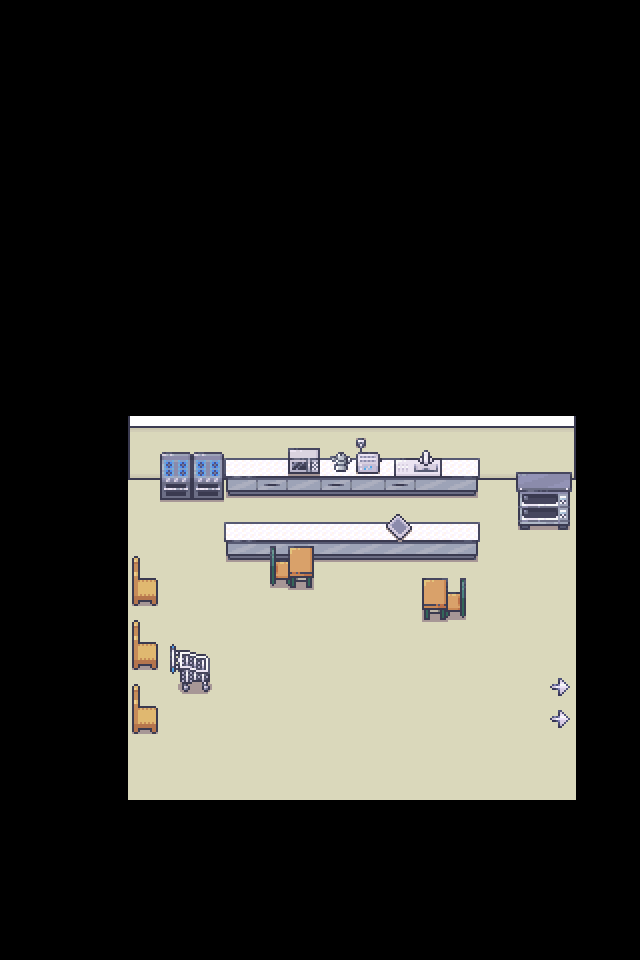

A 2D game scene composited from a Tiled map and its tileset images. What follows is a short description and the map's XML, with each tile layer's data collapsed to a summary:
An orthogonal 20x30 tile map with 32x32 px tiles, 4 tile layers (base_1, base_2, base_3, top), 3 tilesets and 16 objects (13x obstacle, 2x mob, shifter).

<map version="1.4" tiledversion="1.4.3" orientation="orthogonal" renderorder="right-down" width="20" height="30" tilewidth="32" tileheight="32" infinite="0" nextlayerid="6" nextobjectid="20">
 <tileset firstgid="1" source="tilesets/Tilesets_32x32.tsx" />
 <tileset firstgid="2321" source="tilesets/Interiors_32x32.tsx" />
 <tileset firstgid="9633" source="tilesets/UI_32x32.tsx" />
 <layer id="1" name="base_1" width="20" height="30">
  <data>[600 cells, 168 non-empty, 7 distinct tile ids]</data>
 </layer>
 <layer id="2" name="base_2" width="20" height="30">
  <data>[600 cells, 45 non-empty, 18 distinct tile ids]</data>
 </layer>
 <layer id="3" name="base_3" width="20" height="30">
  <data>[600 cells, 18 non-empty, 15 distinct tile ids]</data>
 </layer>
 <layer id="5" name="top" width="20" height="30">
  <data>[600 cells, 6 non-empty, 4 distinct tile ids]</data>
 </layer>
 <objectgroup id="4" name="obstacles">
  <object id="1" name="obstacle" x="576" y="416" width="32" height="256" />
  <object id="2" name="obstacle" x="576" y="736" width="32" height="96" />
  <object id="3" name="obstacle" x="128" y="800" width="448" height="32" />
  <object id="4" name="obstacle" x="128" y="448" width="448" height="32" />
  <object id="5" name="obstacle" x="224" y="512" width="256" height="32" />
  <object id="6" name="obstacle" x="96" y="416" width="32" height="416" />
  <object id="7" name="obstacle" x="160" y="672" width="64" height="32" />
  <object id="9" name="obstacle" x="256" y="544" width="64" height="32" />
  <object id="10" name="obstacle" x="416" y="576" width="64" height="32" />
  <object id="11" name="obstacle" x="512" y="480" width="64" height="32" />
  <object id="14" name="mob" x="224" y="704" width="32" height="32">
   <properties>
    <property name="mob_id" value="Andor" />
    <property name="move" value="" />
   </properties>
  </object>
  <object id="15" name="mob" x="288" y="480" width="32" height="32">
   <properties>
    <property name="mob_id" value="Kégl" />
    <property name="move" value="448,480;224,480" />
   </properties>
  </object>
  <object id="16" name="obstacle" x="128" y="576" width="32" height="32" />
  <object id="17" name="obstacle" x="128" y="640" width="32" height="32" />
  <object id="18" name="obstacle" x="128" y="704" width="32" height="32" />
  <object id="19" name="shifter" x="576" y="672" width="32" height="64">
   <properties>
    <property name="to_map" value="nagykonyha_folyoso" />
    <property name="to_position_x" value="192" />
    <property name="to_position_y" value="416" />
   </properties>
  </object>
 </objectgroup>
</map>